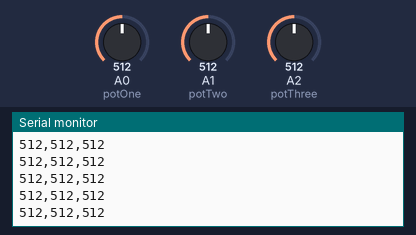
Simulated run of this sketch. Board: Arduino Uno, built with avr-gcc and run on an emulated ATmega328P. Parts: the last lines printed to the serial monitor. Inputs (shaded band) come from the test bench; at power-on: A0 (potOne) = 512, A1 (potTwo) = 512, A2 (potThree) = 512.

Above: at 1.2 s.
1.3 s: A0 (potOne) set to 716
At 1.56 s:
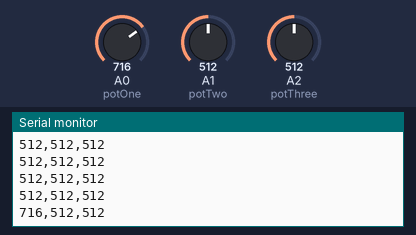
2.8 s: A1 (potTwo) set to 716
At 2.97 s:
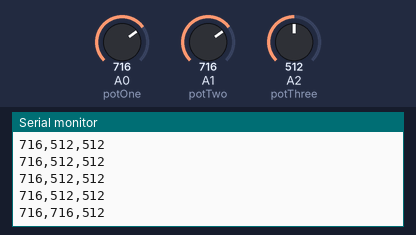
4.3 s: A2 (potThree) set to 716
At 4.37 s:
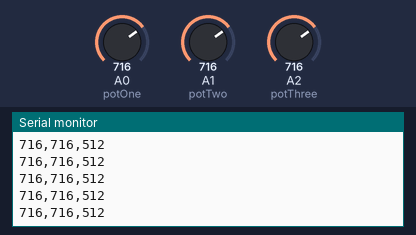
5.8 s: A0 (potOne) set to 900
At 5.98 s:
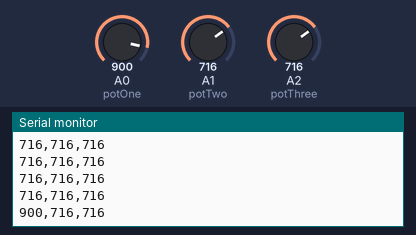
7.3 s: A1 (potTwo) set to 900
At 7.39 s:
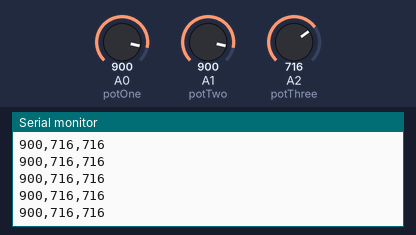
8.8 s: A2 (potThree) set to 900
At 8.99 s:
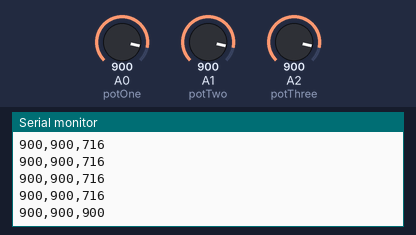
Timing chart, 0 to 11.3 s (numbered marks = the images above; inputs shaded):
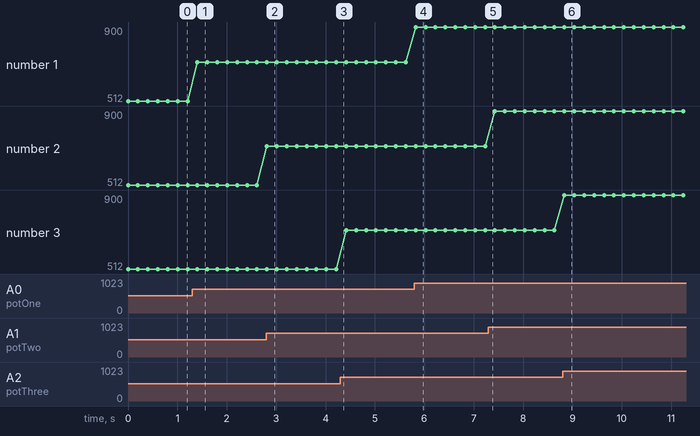

Measured:
- after the input at 1.3 s, the serial monitor: prints a new line after 0.11 s (image 1)
- after the input at 2.8 s, the serial monitor: prints a new line at once (image 2)
- after the input at 5.8 s, the serial monitor: prints a new line at once (image 4)
- after the input at 8.8 s, the serial monitor: prints a new line at once (image 6)
- plotted number 1: 512 → 716 after the input at 1.3 s, 716 → 900 after the input at 5.8 s

The sketch:

three_pot_reader.ino
```cpp
// 3 Pot Reader
// Read 3 analog inputs

const int potOne = A0;
const int potTwo = A1;
const int potThree = A2;

int potOneValue = 0;
int potTwoValue = 0;
int potThreeValue = 0;

void setup() {
  Serial.begin(9600);
}

void loop() {

  potOneValue = analogRead(potOne);
  potTwoValue = analogRead(potTwo);
  potThreeValue = analogRead(potThree);

  Serial.print(potOneValue);
  Serial.print(",");
  Serial.print(potTwoValue);
  Serial.print(",");
  Serial.println(potThreeValue);

  delay(200);
}
```
